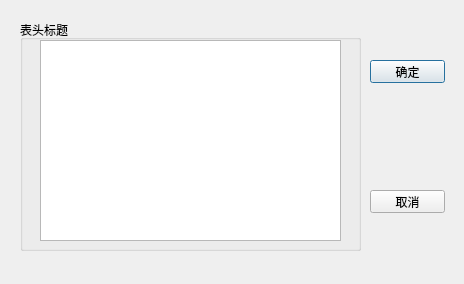
<?xml version="1.0" encoding="UTF-8"?>
<ui version="4.0">
 <class>QWDialogHeaders</class>
 <widget class="QDialog" name="QWDialogHeaders">
  <property name="geometry">
   <rect>
    <x>0</x>
    <y>0</y>
    <width>464</width>
    <height>284</height>
   </rect>
  </property>
  <property name="windowTitle">
   <string>Dialog</string>
  </property>
  <widget class="QGroupBox" name="groupBox">
   <property name="geometry">
    <rect>
     <x>20</x>
     <y>20</y>
     <width>341</width>
     <height>231</height>
    </rect>
   </property>
   <property name="title">
    <string>表头标题</string>
   </property>
   <widget class="QListView" name="listView">
    <property name="geometry">
     <rect>
      <x>20</x>
      <y>20</y>
      <width>301</width>
      <height>201</height>
     </rect>
    </property>
   </widget>
  </widget>
  <widget class="QPushButton" name="btnOk">
   <property name="geometry">
    <rect>
     <x>370</x>
     <y>60</y>
     <width>75</width>
     <height>23</height>
    </rect>
   </property>
   <property name="text">
    <string>确定</string>
   </property>
  </widget>
  <widget class="QPushButton" name="btnCancel">
   <property name="geometry">
    <rect>
     <x>370</x>
     <y>190</y>
     <width>75</width>
     <height>23</height>
    </rect>
   </property>
   <property name="text">
    <string>取消</string>
   </property>
  </widget>
 </widget>
 <resources/>
 <connections>
  <connection>
   <sender>btnOk</sender>
   <signal>clicked()</signal>
   <receiver>QWDialogHeaders</receiver>
   <slot>accept()</slot>
   <hints>
    <hint type="sourcelabel">
     <x>407</x>
     <y>71</y>
    </hint>
    <hint type="destinationlabel">
     <x>231</x>
     <y>141</y>
    </hint>
   </hints>
  </connection>
  <connection>
   <sender>btnCancel</sender>
   <signal>clicked()</signal>
   <receiver>QWDialogHeaders</receiver>
   <slot>reject()</slot>
   <hints>
    <hint type="sourcelabel">
     <x>407</x>
     <y>201</y>
    </hint>
    <hint type="destinationlabel">
     <x>231</x>
     <y>141</y>
    </hint>
   </hints>
  </connection>
 </connections>
</ui>
